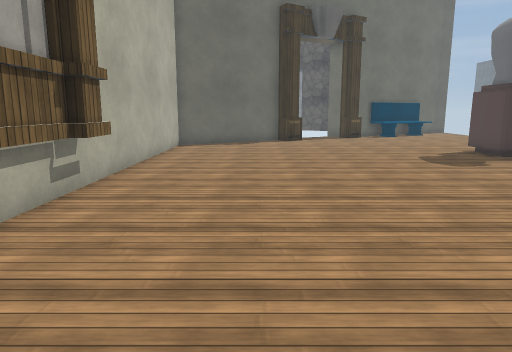
view 1 (above)

16 first-person views from a walk through a 3-D level made in the Unity game engine. The camera is 1.4 m above the floor, tilts 10° down and sees 70° across. The floor is counted in squares, 1 m on a side. Each view is taken from the middle of a square. On the plan, view 1 faces up. The plan holds only what a view shows up to about 16 squares ahead; the rest is blank. The place goes on beyond the plan. Some surface patterns are stand-ins.

view 2
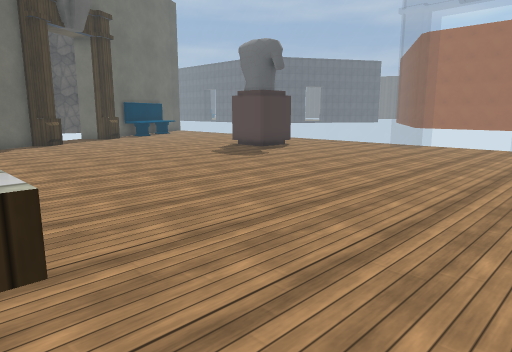

view 3
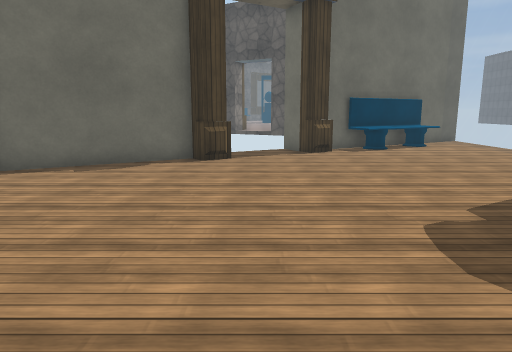

view 4
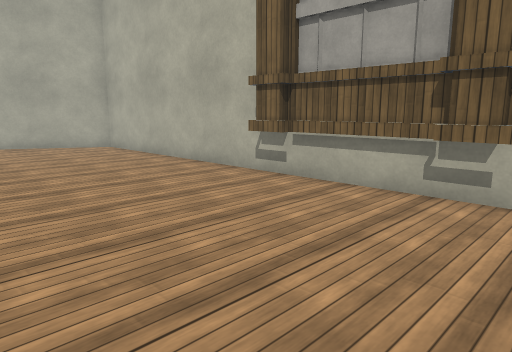

view 5
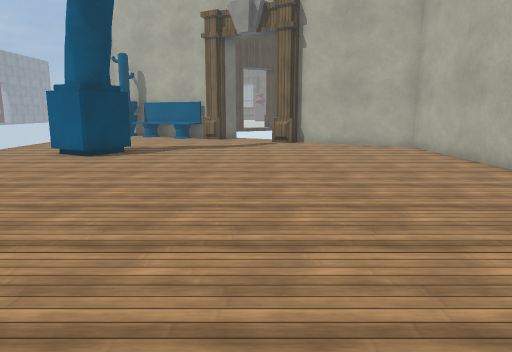

view 6
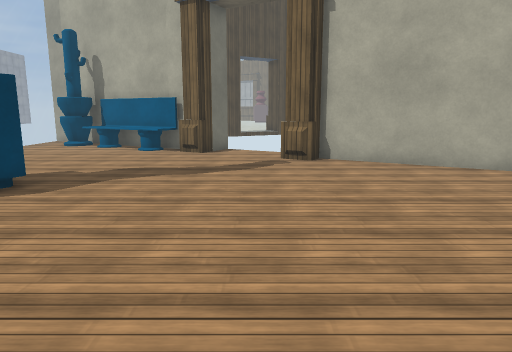

view 7
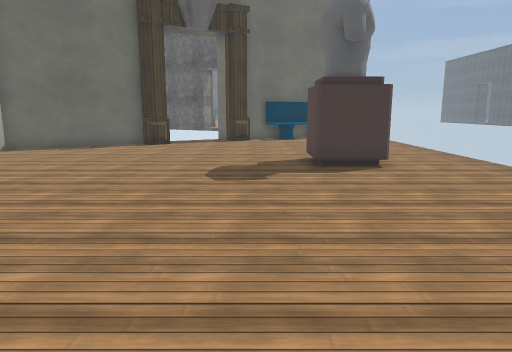

view 8
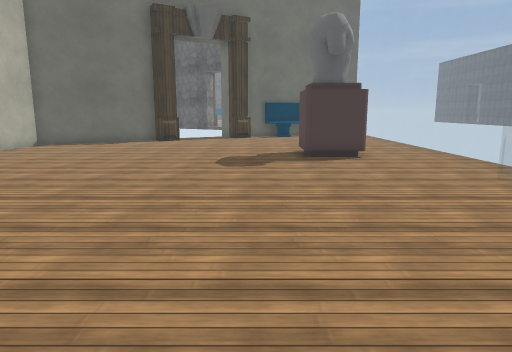

view 9
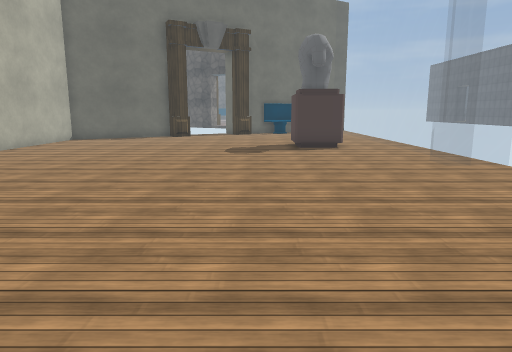

view 10
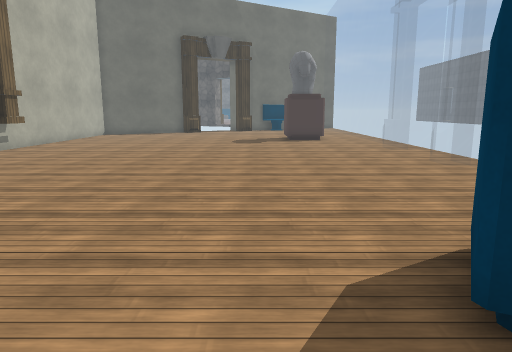

view 11
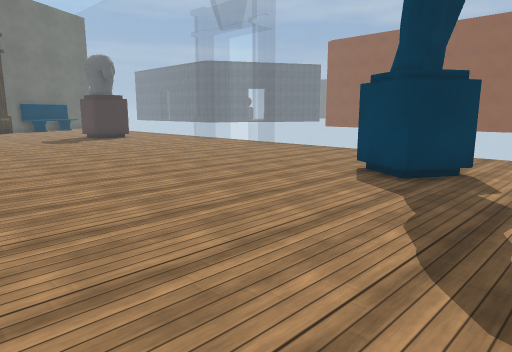

view 12
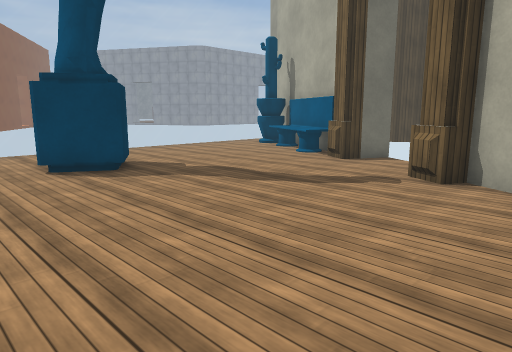

view 13
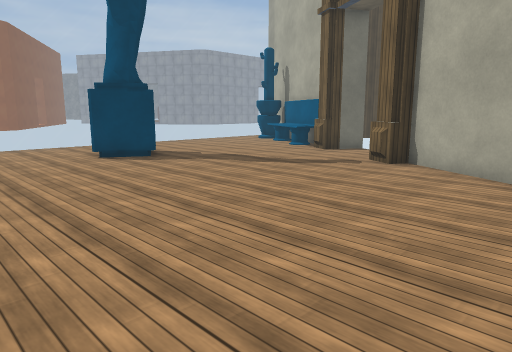

view 14
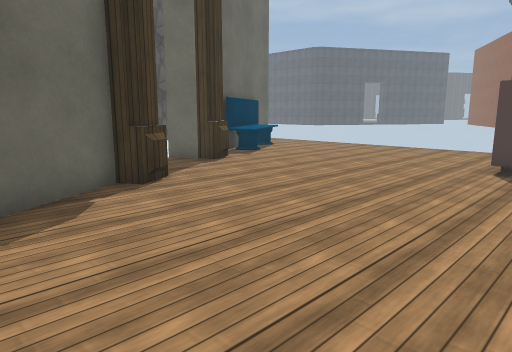

view 15
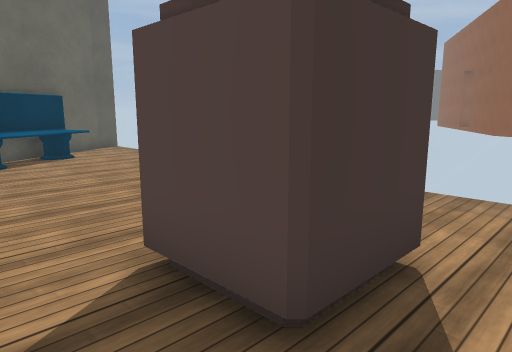

view 16
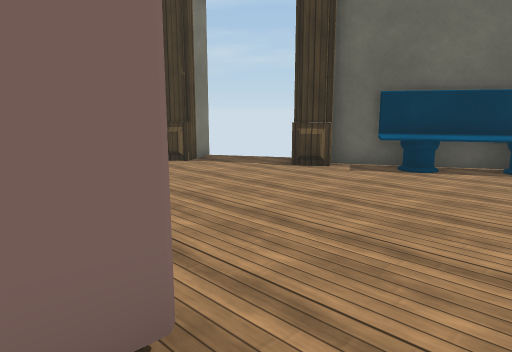

### Floor plan
Key: @ floor where view 1 was taken; # wall or solid block; x gap in a wall; . floor; = window, fence, low wall or low ledge; ^ raised ledge.
Columns run from 4 left of view 1 to 12 right of it. Each row starts with its distance up from view 1.
 24               ###
 23              ##.=
 22            ##^^.=
 21         x###^^..=
 20        ..#.=....=
 19      #..........=
 18    ####.........=
 17   ##............=
 16 ###.............=
 15 #...............=
 14 #...............=
 13 #...........##..=
 12 #...........##..=
 11 #...........##..=
 10 #...............=
  9 #...............=
  8 #...............=
  7 ##.............==
  6  #...............
  5  #...............
  4  #...............
  3  #.............==
  2 ##..............=
  1 #...............=
  0 #...@...........=
 -1 #...............=
 -2 #...............=
 -3 #...............=
 -4 #...........##..=
 -5 #...........##..=
 -6 #...............=
 -7 ###.............=
 -8   ##............=
 -9    ####.........=
-10       ..........=
-11        ..#^^....
-12         x #^^^..
-13            ##^##
-14              ##

Where each view was taken, in squares from view 1:
view 1: 0 up, 0 right, facing up
view 2: 1 up, 3 left, facing up-right
view 3: 7 up, 3 right, facing up
view 4: 8 up, 3 right, facing down-left
view 5: 8 up, 3 right, facing down
view 6: 2 up, 3 right, facing down
view 7: 2 up, 6 right, facing up
view 8: 0 up, 6 right, facing up
view 9: 3 down, 6 right, facing up
view 10: 7 down, 6 right, facing up
view 11: 8 down, 0 right, facing up-right
view 12: 1 down, 1 left, facing down-right
view 13: 1 up, 3 left, facing down-right
view 14: 11 up, 2 left, facing up-right
view 15: 10 up, 6 right, facing up-right
view 16: 12 up, 11 right, facing up-left
